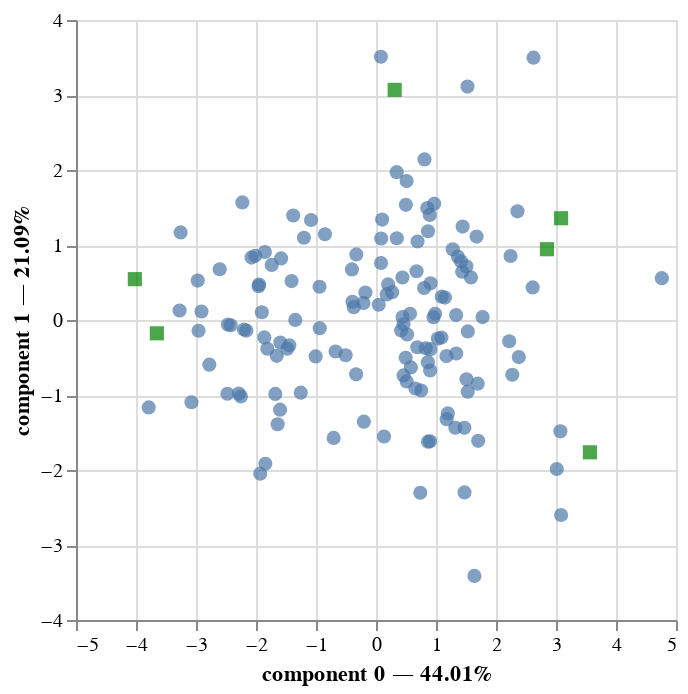

Notebook cell for this chart:
### Code cell
pca.plot(
    dataframe[dataframe.columns[1:-1]],
    x_component=0,
    y_component=1,
    show_row_markers=True,
    show_column_markers=True,
    show_row_labels=False,
    row_labels_column=None,  # for DataFrames with a MultiIndex
    show_column_labels=False)

### Figure 1 — Vega-Lite specification as saved in the notebook (floating-point values rounded to 4 significant figures; data arrays with more than 128 entries replaced by an {"elided": "..."} marker saying what was removed)
{"config": {"view": {"continuousWidth": 300, "continuousHeight": 300}}, "layer": [{"data": {"name": "data-339bbcb4b8a1d0f0b1f5d75a8ccb3ebd"}, "mark": {"type": "circle", "size": 50}, "encoding": {"tooltip": [{"field": "index", "type": "quantitative"}, {"field": "component 0", "type": "quantitative"}, {"field": "component 1", "type": "quantitative"}], "x": {"axis": {"title": "component 0 — 44.01%"}, "field": "component 0", "scale": {"zero": false}, "type": "quantitative"}, "y": {"axis": {"title": "component 1 — 21.09%"}, "field": "component 1", "scale": {"zero": false}, "type": "quantitative"}}, "name": "view_3"}, {"data": {"name": "data-32053bedfc249ab48493ef98fd6e98da"}, "mark": {"type": "square", "color": "green", "size": 50}, "encoding": {"tooltip": [{"field": "variable", "type": "nominal"}], "x": {"field": "component 0", "scale": {"zero": false}, "type": "quantitative"}, "y": {"field": "component 1", "scale": {"zero": false}, "type": "quantitative"}}}], "params": [{"name": "param_3", "select": {"type": "interval", "encodings": ["x", "y"]}, "bind": "scales", "views": ["view_3"]}], "$schema": "https://vega.github.io/schema/vega-lite/v5.8.0.json", "datasets": {"data-339bbcb4b8a1d0f0b1f5d75a8ccb3ebd": {"elided": "140 records"}, "data-32053bedfc249ab48493ef98fd6e98da": [{"variable": "Apertura Mental", "component 0": 3.565, "component 1": -1.764, "component 2": 0.2442, "component 3": -0.7587, "component 4": -0.2375, "component 5": -1.071, "label": "Apertura Mental"}, {"variable": "Escrupulosidad", "component 0": 3.084, "component 1": 1.357, "component 2": 0.1436, "component 3": 2.2, "component 4": -0.1948, "component 5": -0.3818, "label": "Escrupulosidad"}, {"variable": "Extraversión", "component 0": -3.652, "component 1": -0.1777, "component 2": -1.138, "component 3": 0.3008, "component 4": -1.241, "component 5": -0.3899, "label": "Extraversión"}, {"variable": "Empatia", "component 0": -4.019, "component 1": 0.5447, "component 2": -0.09525, "component 3": 0.2731, "component 4": 1.042, "component 5": -0.9111, "label": "Empatia"}, {"variable": "Neuroticismo", "component 0": 0.3111, "component 1": 3.069, "component 2": 0.6828, "component 3": -1.28, "component 4": -0.441, "component 5": -0.3082, "label": "Neuroticismo"}, {"variable": "Cantidad de palabras", "component 0": 2.849, "component 1": 0.9439, "component 2": -2.129, "component 3": -0.522, "component 4": 0.4349, "component 5": 0.001745, "label": "Cantidad de palabras"}]}}
